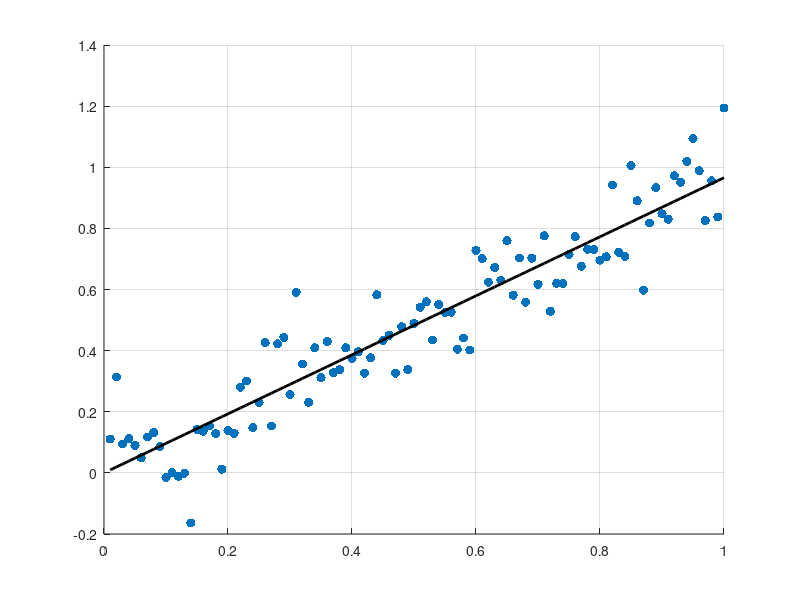

The MATLAB source for this figure:
clear
Np = 100;
p = 1-.05/2;
sigma = 0.1;

x = [1:Np]'/Np;
err = sigma*randn(Np,1);
%err = err-mean(err);
y = x + err;

[b,bint,r,rint] = regress(y,[x,ones(Np,1)]);

bo = sum((x-mean(x)).*(y-mean(y)))/sum((x-mean(x)).^2);
ao = mean(y) - bo*mean(x);
bo = [bo,ao];

ymo = bo(1)*x + bo(2);
ym  = b(1)*x(:,1) + b(2);

% https://en.wikipedia.org/wiki/Simple_linear_regression
S = sum((ymo-y).^2); 
s2 = S/(Np-2); % Unbiased estimate of sigma^2
sb = sqrt(s2/sum((x-mean(x)).^2)); % Estimate of std of b
sa = sb*sqrt(sum(x.^2)/Np);        % Estimate of std of a
t = tinv(p,Np-2);
bintt = [bo(1) - sb*t,bo(1) + sb*t;...
         ao(1) - sa*t,ao(1) + sa*t];

% Theoretical variances in estimates (Bulmer, Principles of Statistics, p214)
Vb = sigma^2/sum((x-mean(x)).^2);
Va = sigma^2*(1/Np + mean(x)^2/sum((x-mean(x)).^2));
d = norminv(p,0,1); % 1.96 for p = 1-0.05/2.
binto = [bo(1) - d*sqrt(Vb),bo(1) + d*sqrt(Vb);...
         ao(1) - d*sqrt(Va),ao(1) + d*sqrt(Va)];

fprintf('regress: slope = %.5f [%.5f,%.5f]; intercept = %.5f [%.5f,%.5f]\n',...
    b(1),bint(1,:),b(2),bint(2,:));
fprintf('manual:  slope = %.5f [%.5f,%.5f]; intercept = %.5f [%.5f,%.5f]\n',...
    bo(1),bintt(1,:),bo(2),bintt(2,:));
fprintf('exact conf. intervals    [%.5f,%.5f];                     [%.5f,%.5f]\n',...
    binto(1,:),binto(2,:));

% Sample output:
% regress: slope = 0.97611 [0.91069,1.04153]; intercept = 0.01730 [-0.02075,0.05535]
% manual:  slope = 0.97611 [0.91069,1.04153]; intercept = 0.01730 [-0.02075,0.05535]
% exact conf. intervals    [0.90821,1.04401];                     [-0.02220,0.05679]

clf;
grid on;hold on;
plot(x,y,'.','MarkerSize',20)
plot(x,ymo,'k','LineWidth',2)
